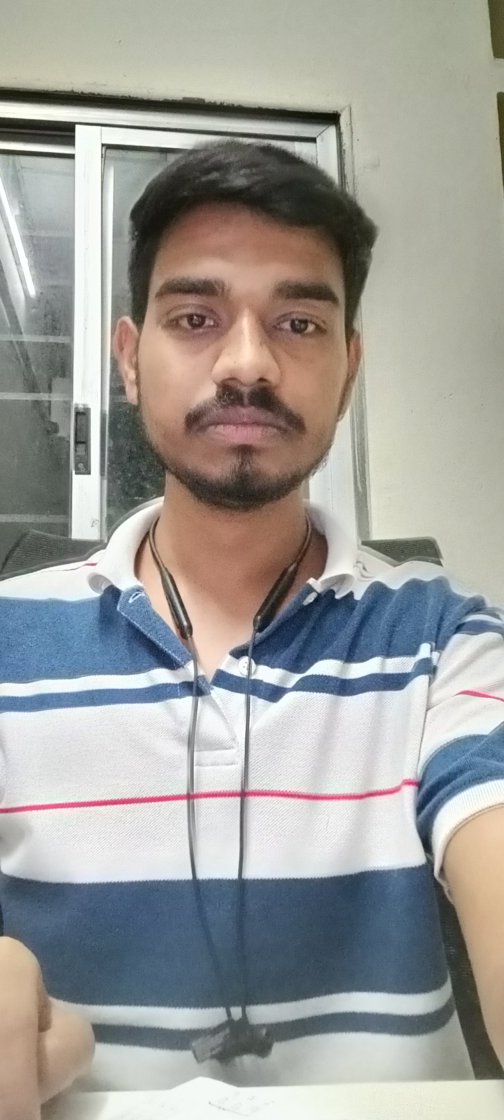
#> input picture Facefirst/test/FACES/N001.jpg, 2016 x 4480 px (shown at 1/4 size); its folder holds only this picture in this run
$ python -i augment.py   (imports and definitions only)
#> lines starting #> are read from the running program, lines starting #| are printed output that depends on the picture
#> further down, picture is the input picture: shape (4480, 2016, 3); mean B, G, R 153.1, 157.3, 157.9
import os
import cv2
import random
import numpy as np
from PIL import Image, ImageEnhance, ImageFilter
from data_details import get_count

# [14 lines of commented-out code are left out]
# [78 lines left out: functions do_under_sampling, do_over_sampling, not called in this run]


def Augmented_image(image):
    # Sample image (replace with your own image data)

    image = Image.fromarray(image)
    # Randomly flip the image
    if random.random() > 0.5:
        image = image.transpose(Image.FLIP_LEFT_RIGHT)
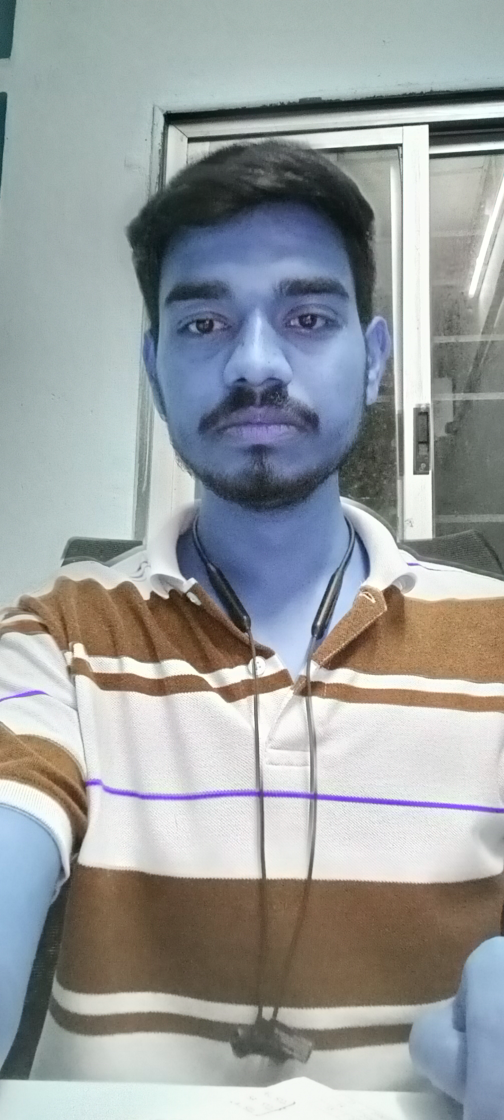
#> image: PIL image 2016x4480 RGB (shown at 1/4 size); mean R, G, B 153.1, 157.3, 157.9

    # Randomly rotate the image
    image = image.rotate(random.randint(-180, 180))
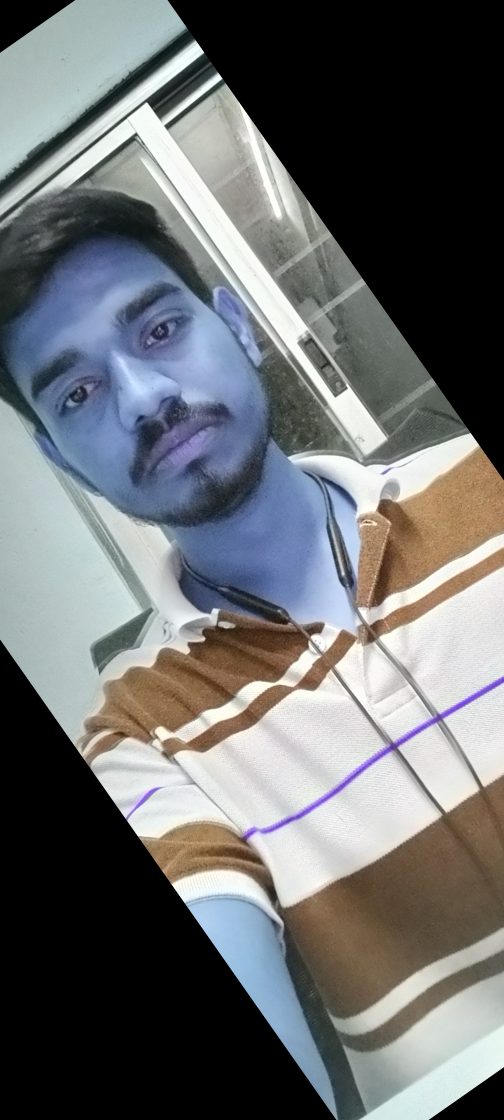
#> image: PIL image 2016x4480 RGB (shown at 1/4 size); mean R, G, B 106.8, 108.9, 110.5
    image = apply_filter(image, np.random.randint(0,4))
    img = np.array(image)
    # image.show()
    # image.close()
    return img

def apply_filter(image, num):
#> called with num = 0
    filters = ['blur', 'detail', 'sharpened', 'contrasted']
    if filters[num]=='blur':
        image = image.filter(ImageFilter.BLUR)
    elif filters[num]=='detail':
        image = image.filter(ImageFilter.DETAIL)
    elif filters[num]=='sharpened':
        enhancer = ImageEnhance.Sharpness(image)
        image = enhancer.enhance(5)
    elif filters[num]=='contrasted':
        enhancer = ImageEnhance.Contrast(image)
        image = enhancer.enhance(2)
    return image


# img_res, lbl_res = do_over_sampling(X_train, y_train)

# get_count(lbl_res, I2F, plot=True)

>>> import cv2
>>> picture = cv2.imread('../../test/FACES/N001.jpg')
>>> result = Augmented_image(picture)

$ run again, on Facefirst/test/FACES/N002.jpg
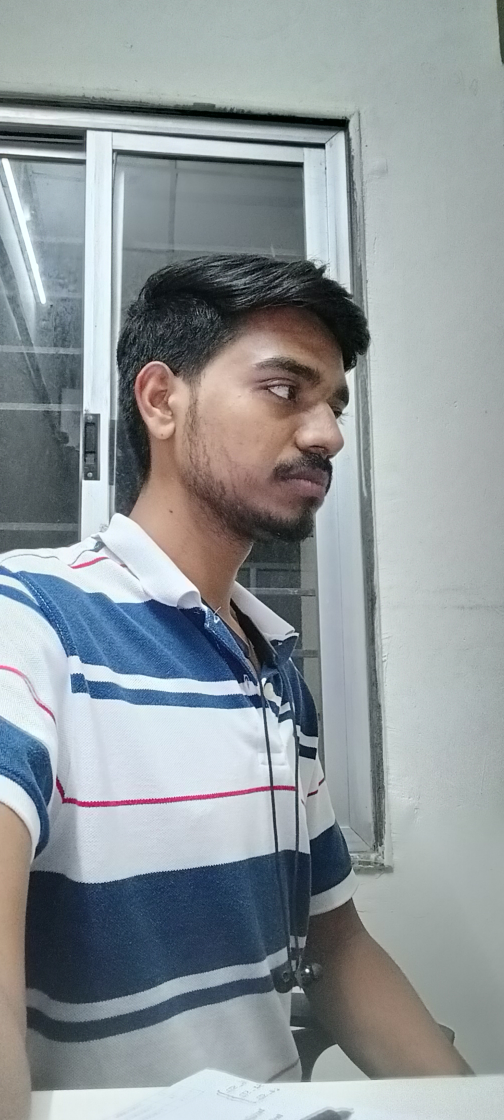
#> input picture Facefirst/test/FACES/N002.jpg, 2016 x 4480 px (shown at 1/4 size)
#> picture is the input picture: shape (4480, 2016, 3); mean B, G, R 154.1, 150.7, 143.1
#> in Augmented_image, `image = image.transpose(Image.FLIP_LEFT_RIGHT)`:
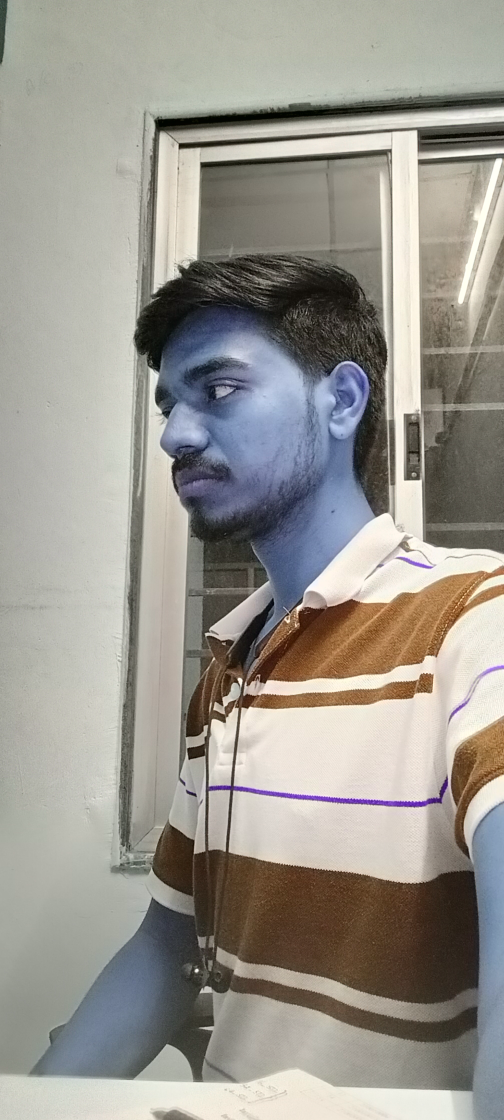
#> image: PIL image 2016x4480 RGB (shown at 1/4 size); mean R, G, B 154.1, 150.7, 143.1
#> in Augmented_image, `image = image.rotate(random.randint(-180, 180))`:
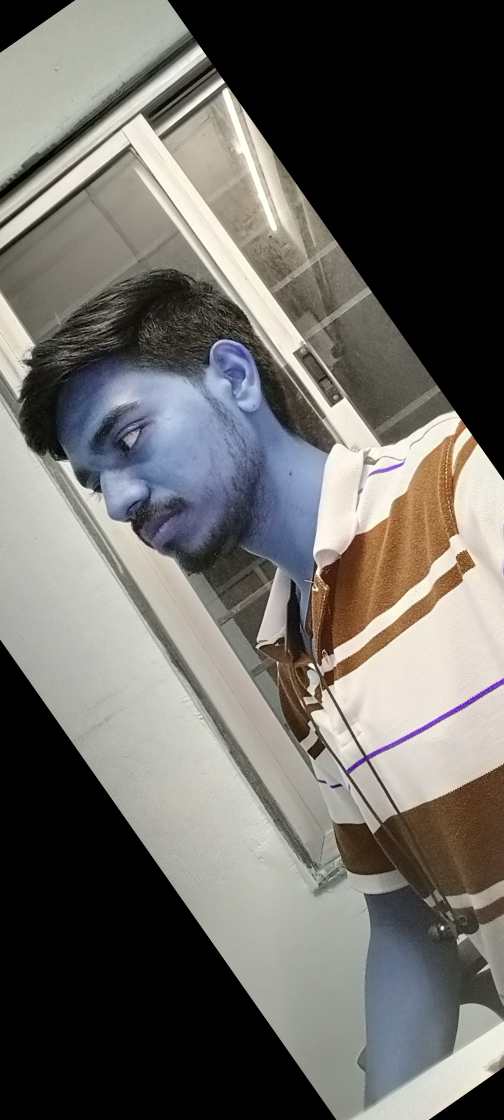
#> image: PIL image 2016x4480 RGB (shown at 1/4 size); mean R, G, B 107, 104.7, 100.1

$ run again, on Facefirst/test/FACES/N003.jpg
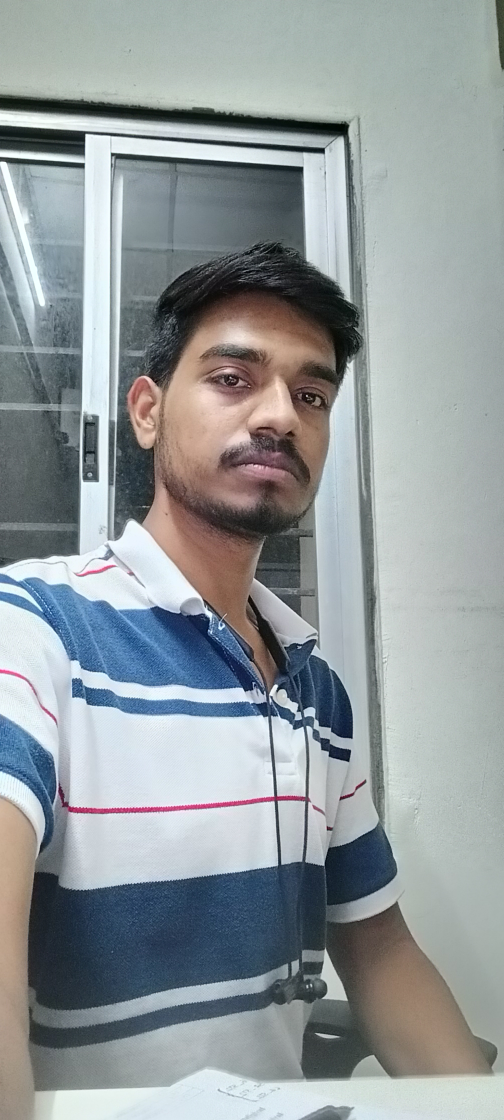
#> input picture Facefirst/test/FACES/N003.jpg, 2016 x 4480 px (shown at 1/4 size)
#> picture is the input picture: shape (4480, 2016, 3); mean B, G, R 155.5, 153.3, 146
#> in Augmented_image, `image = image.transpose(Image.FLIP_LEFT_RIGHT)`:
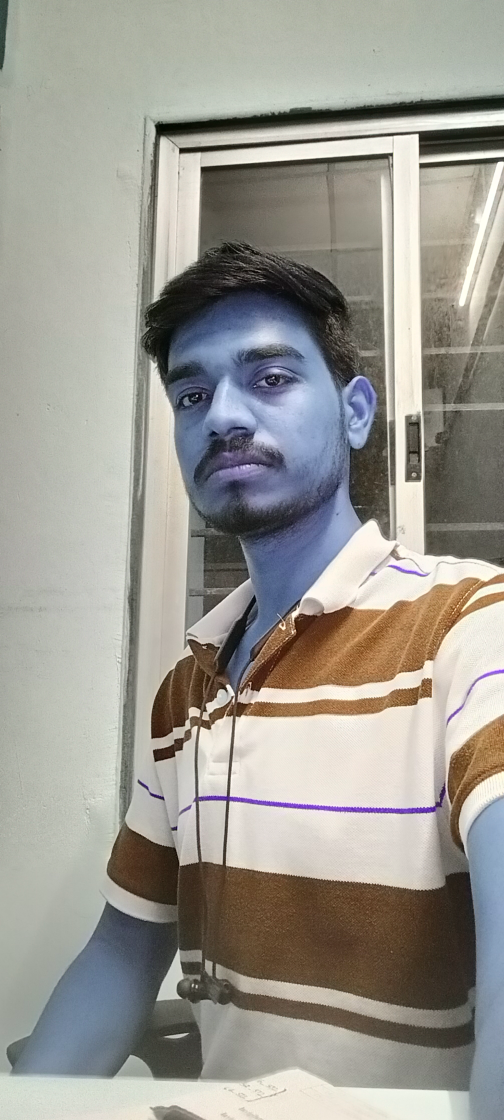
#> image: PIL image 2016x4480 RGB (shown at 1/4 size); mean R, G, B 155.5, 153.3, 146
#> in Augmented_image, `image = image.rotate(random.randint(-180, 180))`:
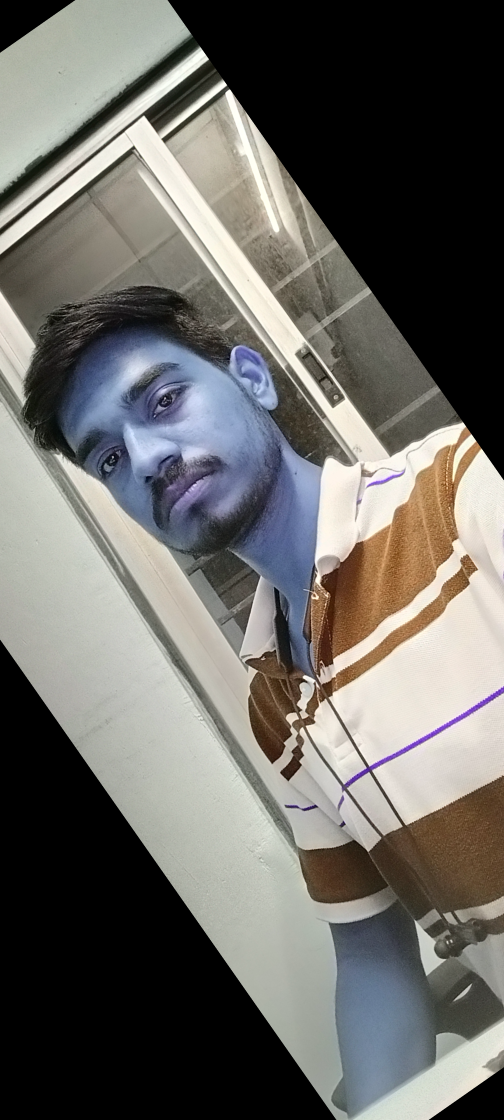
#> image: PIL image 2016x4480 RGB (shown at 1/4 size); mean R, G, B 108, 106.3, 102

$ run again, on Facefirst/test/FACES/N004.jpg
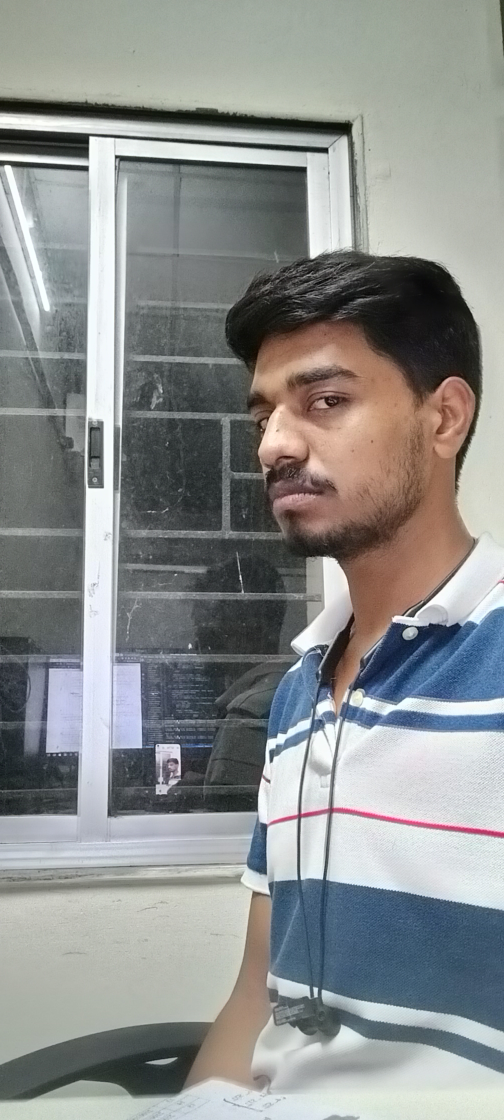
#> input picture Facefirst/test/FACES/N004.jpg, 2016 x 4480 px (shown at 1/4 size)
#> picture is the input picture: shape (4480, 2016, 3); mean B, G, R 141.6, 142.8, 140.4
#> in Augmented_image, `image = image.transpose(Image.FLIP_LEFT_RIGHT)`:
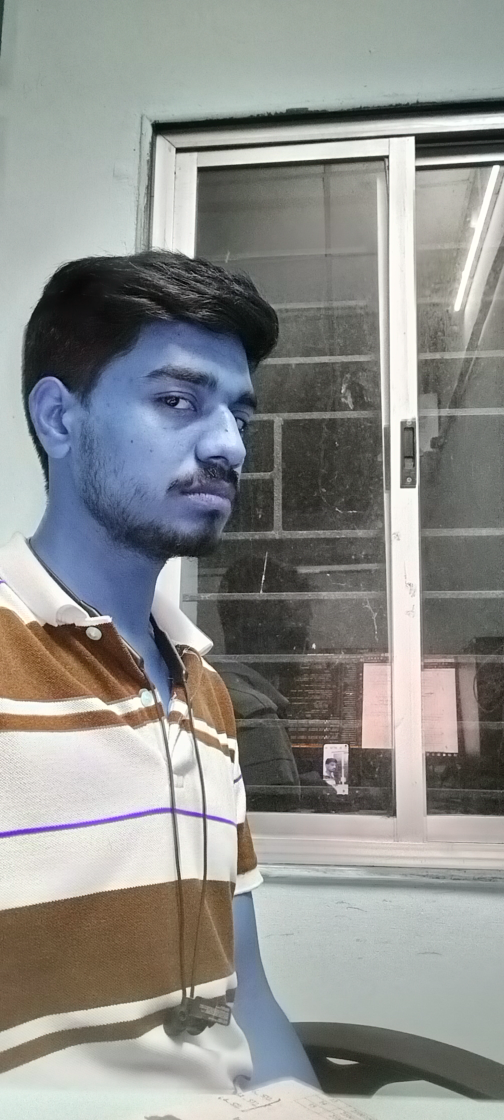
#> image: PIL image 2016x4480 RGB (shown at 1/4 size); mean R, G, B 141.6, 142.8, 140.4
#> in Augmented_image, `image = image.rotate(random.randint(-180, 180))`:
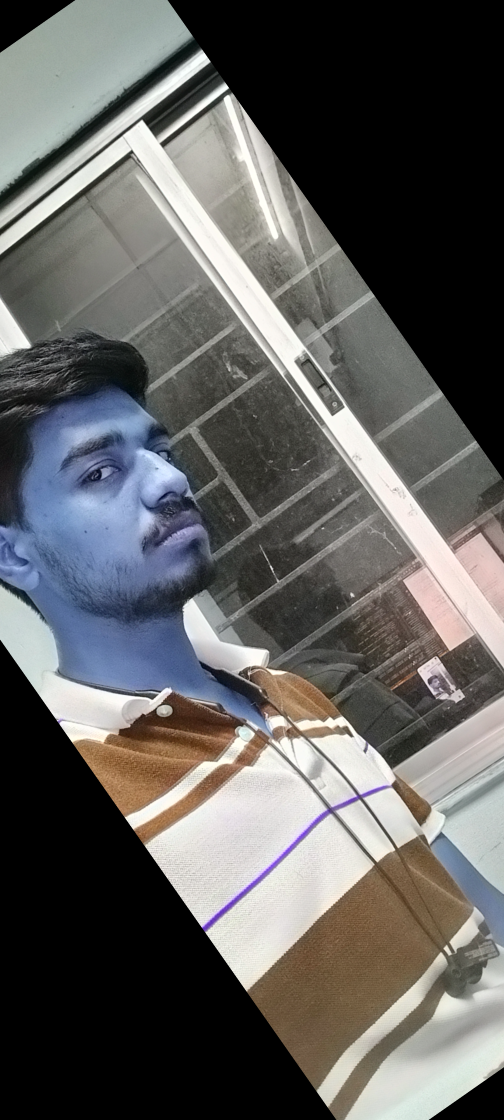
#> image: PIL image 2016x4480 RGB (shown at 1/4 size); mean R, G, B 97.2, 96.4, 95.2
